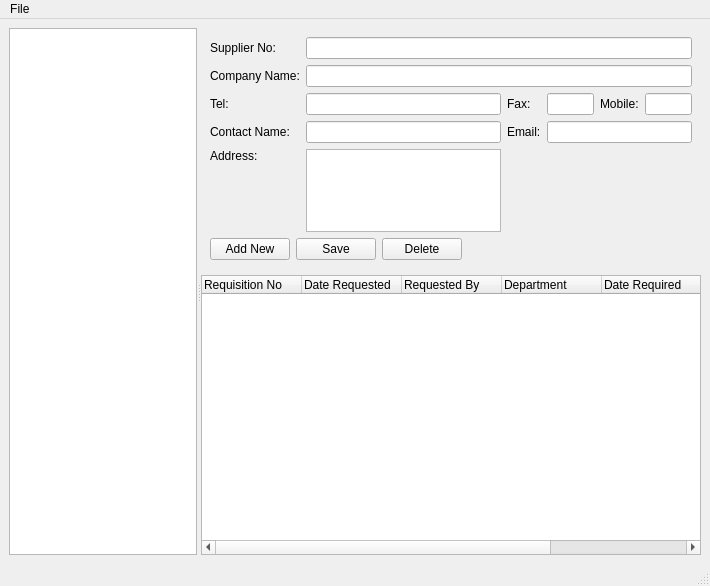
<?xml version="1.0" encoding="UTF-8"?>
<ui version="4.0">
 <class>Suppliers</class>
 <widget class="QMainWindow" name="Suppliers">
  <property name="geometry">
   <rect>
    <x>0</x>
    <y>0</y>
    <width>710</width>
    <height>586</height>
   </rect>
  </property>
  <property name="windowTitle">
   <string>Suppliers</string>
  </property>
  <property name="windowIcon">
   <iconset resource="../../update-server/update-server-gui/tlm_res.qrc">
    <normaloff>:/images/Icon_122.ico</normaloff>:/images/Icon_122.ico</iconset>
  </property>
  <widget class="QWidget" name="centralwidget">
   <layout class="QHBoxLayout" name="horizontalLayout">
    <item>
     <widget class="QSplitter" name="splitter">
      <property name="orientation">
       <enum>Qt::Horizontal</enum>
      </property>
      <widget class="CustomQueryView" name="trvSuppliers"/>
      <widget class="QWidget" name="layoutWidget">
       <layout class="QVBoxLayout" name="verticalLayout">
        <item>
         <widget class="QWidget" name="widget" native="true">
          <layout class="QGridLayout" name="gridLayout">
           <item row="3" column="1">
            <widget class="QLineEdit" name="ContactName"/>
           </item>
           <item row="4" column="0">
            <widget class="QLabel" name="label_8">
             <property name="text">
              <string>Address:</string>
             </property>
             <property name="alignment">
              <set>Qt::AlignLeading|Qt::AlignLeft|Qt::AlignTop</set>
             </property>
            </widget>
           </item>
           <item row="3" column="2">
            <widget class="QLabel" name="label_7">
             <property name="text">
              <string>Email:</string>
             </property>
            </widget>
           </item>
           <item row="4" column="1">
            <widget class="QTextEdit" name="Address">
             <property name="maximumSize">
              <size>
               <width>16777215</width>
               <height>83</height>
              </size>
             </property>
            </widget>
           </item>
           <item row="3" column="3" colspan="3">
            <widget class="QLineEdit" name="Email"/>
           </item>
           <item row="1" column="1" colspan="5">
            <widget class="QLineEdit" name="SupplierName"/>
           </item>
           <item row="0" column="1" colspan="5">
            <widget class="QLineEdit" name="SupplierNo"/>
           </item>
           <item row="0" column="0">
            <widget class="QLabel" name="label">
             <property name="text">
              <string>Supplier No:</string>
             </property>
            </widget>
           </item>
           <item row="1" column="0">
            <widget class="QLabel" name="label_2">
             <property name="text">
              <string>Company Name:</string>
             </property>
            </widget>
           </item>
           <item row="2" column="0">
            <widget class="QLabel" name="label_3">
             <property name="text">
              <string>Tel:</string>
             </property>
            </widget>
           </item>
           <item row="2" column="1">
            <widget class="QLineEdit" name="Telephone"/>
           </item>
           <item row="2" column="4">
            <widget class="QLabel" name="label_5">
             <property name="text">
              <string>Mobile:</string>
             </property>
            </widget>
           </item>
           <item row="2" column="3">
            <widget class="QLineEdit" name="Fax"/>
           </item>
           <item row="2" column="2">
            <widget class="QLabel" name="label_4">
             <property name="text">
              <string>Fax:</string>
             </property>
            </widget>
           </item>
           <item row="2" column="5">
            <widget class="QLineEdit" name="Mobile"/>
           </item>
           <item row="3" column="0">
            <widget class="QLabel" name="label_6">
             <property name="text">
              <string>Contact Name:</string>
             </property>
            </widget>
           </item>
           <item row="5" column="0" colspan="6">
            <layout class="QHBoxLayout" name="horizontalLayout_2">
             <item>
              <widget class="QPushButton" name="cmdAddNew">
               <property name="text">
                <string>Add New</string>
               </property>
              </widget>
             </item>
             <item>
              <widget class="QPushButton" name="cmdSave">
               <property name="text">
                <string>Save</string>
               </property>
              </widget>
             </item>
             <item>
              <widget class="QPushButton" name="cmdDelete">
               <property name="text">
                <string>Delete</string>
               </property>
              </widget>
             </item>
             <item>
              <spacer name="horizontalSpacer">
               <property name="orientation">
                <enum>Qt::Horizontal</enum>
               </property>
               <property name="sizeHint" stdset="0">
                <size>
                 <width>40</width>
                 <height>20</height>
                </size>
               </property>
              </spacer>
             </item>
            </layout>
           </item>
          </layout>
         </widget>
        </item>
        <item>
         <widget class="QTreeWidget" name="trvItemList">
          <property name="sizePolicy">
           <sizepolicy hsizetype="Expanding" vsizetype="Expanding">
            <horstretch>0</horstretch>
            <verstretch>2</verstretch>
           </sizepolicy>
          </property>
          <property name="alternatingRowColors">
           <bool>true</bool>
          </property>
          <column>
           <property name="text">
            <string>Requisition No</string>
           </property>
          </column>
          <column>
           <property name="text">
            <string>Date Requested</string>
           </property>
          </column>
          <column>
           <property name="text">
            <string>Requested By</string>
           </property>
          </column>
          <column>
           <property name="text">
            <string>Department</string>
           </property>
          </column>
          <column>
           <property name="text">
            <string>Date Required</string>
           </property>
          </column>
          <column>
           <property name="text">
            <string>No. Of Items</string>
           </property>
          </column>
          <column>
           <property name="text">
            <string>Status</string>
           </property>
          </column>
         </widget>
        </item>
       </layout>
      </widget>
     </widget>
    </item>
   </layout>
  </widget>
  <widget class="QMenuBar" name="menubar">
   <property name="geometry">
    <rect>
     <x>0</x>
     <y>0</y>
     <width>710</width>
     <height>21</height>
    </rect>
   </property>
   <widget class="QMenu" name="menuFile">
    <property name="title">
     <string>File </string>
    </property>
    <addaction name="action_NEw"/>
    <addaction name="action_Save"/>
    <addaction name="separator"/>
    <addaction name="action_Delete"/>
    <addaction name="separator"/>
    <addaction name="actionClose"/>
   </widget>
   <addaction name="menuFile"/>
  </widget>
  <widget class="QStatusBar" name="statusbar"/>
  <action name="action_NEw">
   <property name="text">
    <string>&amp;New</string>
   </property>
   <property name="shortcut">
    <string>Ctrl+N</string>
   </property>
  </action>
  <action name="action_Save">
   <property name="text">
    <string>&amp;Save</string>
   </property>
   <property name="shortcut">
    <string>Ctrl+S</string>
   </property>
  </action>
  <action name="action_Delete">
   <property name="text">
    <string>&amp;Delete</string>
   </property>
   <property name="shortcut">
    <string>Ctrl+Del</string>
   </property>
  </action>
  <action name="actionClose">
   <property name="text">
    <string>Close</string>
   </property>
   <property name="shortcut">
    <string>Ctrl+X</string>
   </property>
  </action>
 </widget>
 <customwidgets>
  <customwidget>
   <class>CustomQueryView</class>
   <extends>QTreeView</extends>
   <header>customqueryview.h</header>
  </customwidget>
 </customwidgets>
 <resources>
  <include location="../../update-server/update-server-gui/tlm_res.qrc"/>
 </resources>
 <connections/>
</ui>
